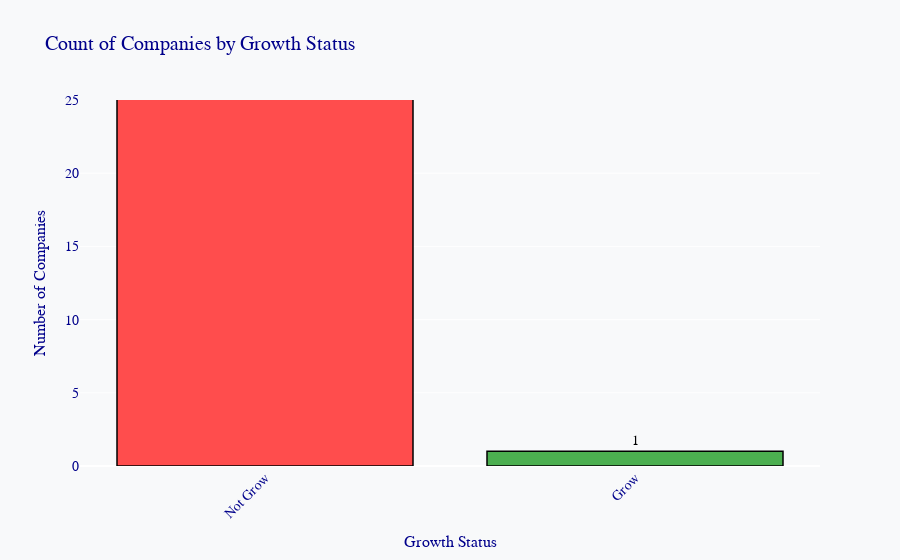

Write notebook code for a chart like this one.
### Code cell
# Count the number of companies classified as 'Grow' and 'Not Grow'
growth_counts = df['will_grow'].value_counts().reset_index()
growth_counts.columns = ['Growth Status', 'Count']
growth_counts['Growth Status'] = growth_counts['Growth Status'].map({0: 'Not Grow', 1: 'Grow'})

# Create a bar chart
fig = px.bar(
    growth_counts,
    x='Growth Status',
    y='Count',
    color='Growth Status',
    color_discrete_map={"Not Grow": "#FF4D4D", "Grow": "#4CAF50"},  # Softer and appealing colors
    title="Count of Companies by Growth Status",
    text='Count',  # Display counts as text on bars
)

# Update layout to make the chart visually appealing
fig.update_layout(
    xaxis_title="Growth Status",
    yaxis_title="Number of Companies",
    title_font=dict(size=20, family='Arial', color='darkblue'),  # Improve title font
    xaxis=dict(
        tickfont=dict(size=14, color='darkblue'),
        title_font=dict(size=16, color='darkblue'),
        tickangle=-45, 
    ),
    yaxis=dict(
        tickfont=dict(size=14, color='darkblue'),
        title_font=dict(size=16, color='darkblue'),
        range=[0, 25] 
    ),
    plot_bgcolor="#F8F9FA",  # Set a light background color
    paper_bgcolor="#F8F9FA",  # Set a light paper background
    showlegend=False,  # Remove redundant legend
    font=dict(family="Arial", color="black", size=14),  # Improve font
)

# Add text on the bars for better readability
fig.update_traces(
    texttemplate='%{text}', 
    textposition='outside',  # Place text outside the bars
    marker_line_width=1.5,  # Add border around bars for better contrast
    marker_line_color='black'
)

# Show the improved chart
fig.show()

### Figure 1 — Plotly figure (JSON) as saved in the notebook; plotly's stock layout.template omitted (floating-point values rounded to 4 significant figures)
{"data": [{"alignmentgroup": "True", "hovertemplate": "Growth Status=%{x}<br>Count=%{text}<extra></extra>", "legendgroup": "Not Grow", "marker": {"color": "#FF4D4D", "line": {"color": "black", "width": 1.5}, "pattern": {"shape": ""}}, "name": "Not Grow", "offsetgroup": "Not Grow", "orientation": "v", "showlegend": true, "text": [26], "textposition": "outside", "texttemplate": "%{text}", "type": "bar", "x": ["Not Grow"], "xaxis": "x", "y": [26], "yaxis": "y"}, {"alignmentgroup": "True", "hovertemplate": "Growth Status=%{x}<br>Count=%{text}<extra></extra>", "legendgroup": "Grow", "marker": {"color": "#4CAF50", "line": {"color": "black", "width": 1.5}, "pattern": {"shape": ""}}, "name": "Grow", "offsetgroup": "Grow", "orientation": "v", "showlegend": true, "text": [1], "textposition": "outside", "texttemplate": "%{text}", "type": "bar", "x": ["Grow"], "xaxis": "x", "y": [1], "yaxis": "y"}], "layout": {"barmode": "relative", "font": {"color": "black", "family": "Arial", "size": 14}, "legend": {"title": {"text": "Growth Status"}, "tracegroupgap": 0}, "paper_bgcolor": "#F8F9FA", "plot_bgcolor": "#F8F9FA", "showlegend": false, "title": {"font": {"color": "darkblue", "family": "Arial", "size": 20}, "text": "Count of Companies by Growth Status"}, "xaxis": {"anchor": "y", "categoryarray": ["Not Grow", "Grow"], "categoryorder": "array", "domain": [0, 1], "tickangle": -45, "tickfont": {"color": "darkblue", "size": 14}, "title": {"font": {"color": "darkblue", "size": 16}, "text": "Growth Status"}}, "yaxis": {"anchor": "x", "domain": [0, 1], "range": [0, 25], "tickfont": {"color": "darkblue", "size": 14}, "title": {"font": {"color": "darkblue", "size": 16}, "text": "Number of Companies"}}}}
